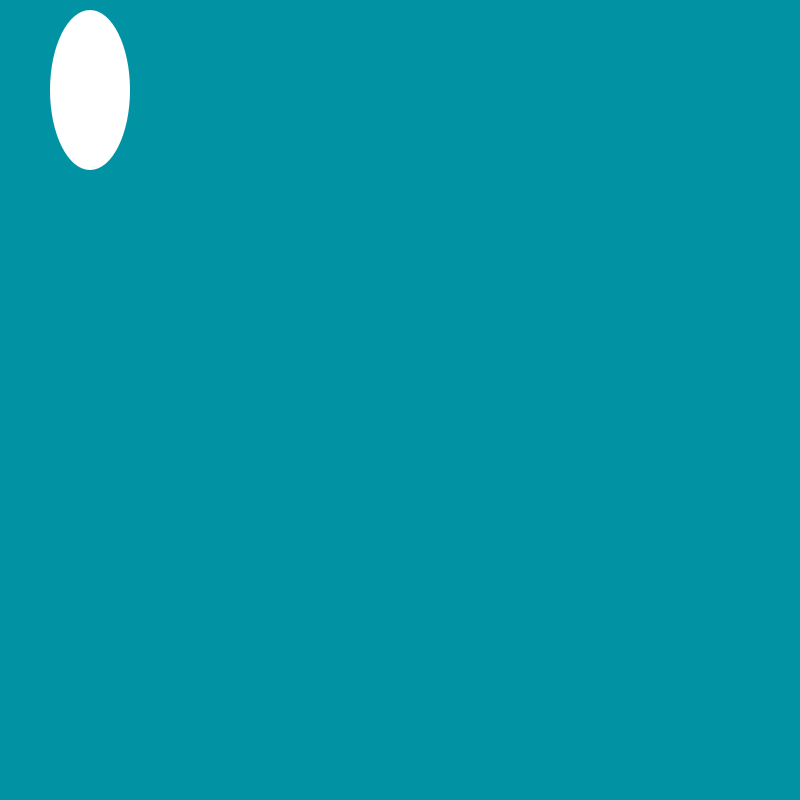
Frame 1 (no input)
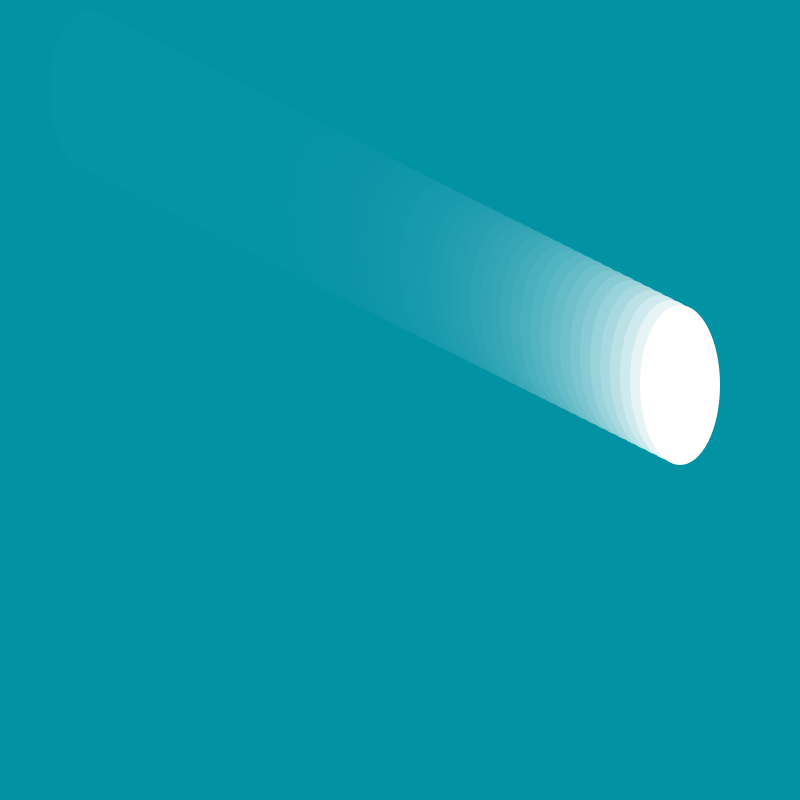
Frame 60 (the mouse pressed at the canvas centre just before this capture)
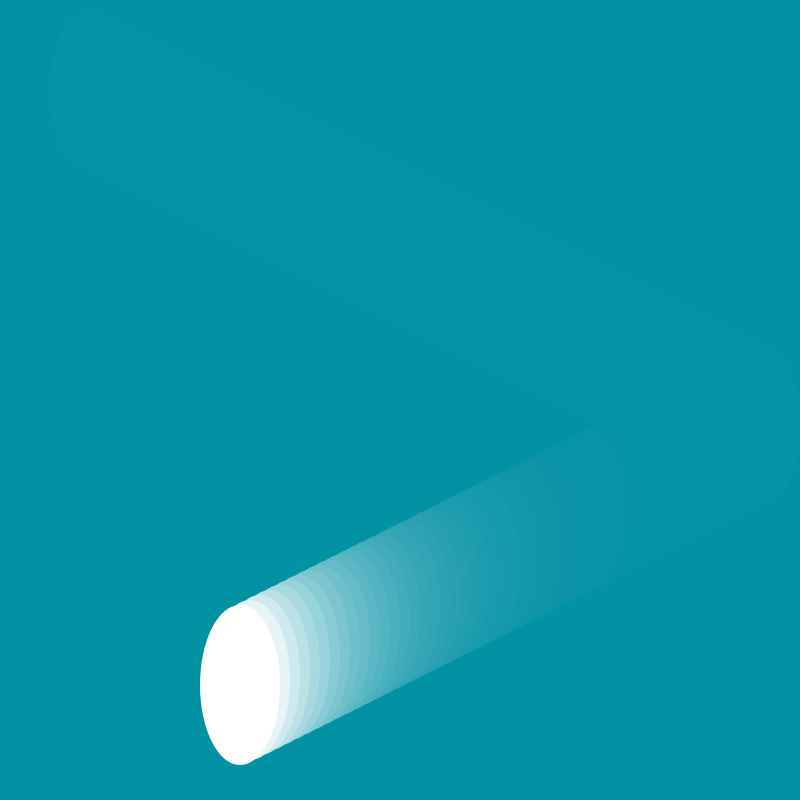
Frame 120 (the mouse held since frame 60 and released just before this capture)

The Processing sketch that drew these frames (run headless with seeded random() and noise(); from frame 60 on, the mouse is pressed at the canvas centre):

// Processing sketch: alpha_play
// ── alpha_play.pde
float alpha;
Ball ball;

void setup()
{
  size(800, 800);
  colorMode(HSB, 360, 100, 100, 100);
  noStroke();
  
  // background so alpha workaround doesn't fade in
  fill(186, 99, 64);
  rect(0, 0, width, height);
  
  alpha = 10;
  
  ball = new Ball(90, 90, 80, 160, 10, 5);
}

void draw()
{  
  // Workaround for alpha channel not working with background
  fill(186, 99, 64, alpha);
  rect(0, 0, width, height);

  ball.display();
  ball.move();
}

// ── ball_class.pde
class Ball
{
  // x & y coordinates
  int x;
  int y;
  // x & y diameters
  int x_d;
  int y_d;
  // x & y velocities
  int x_v;
  int y_v;
  
  Ball(int par_x, int par_y, int par_x_d, int par_y_d, int par_x_v, int par_y_v)
  {
    x = par_x;
    y = par_y;
    x_d = par_x_d;
    y_d = par_y_d;
    x_v = par_x_v;
    y_v = par_y_v;
  }
  
  Ball()
  {
    x = 0;
    y = 0;
    x_d = 10;
    y_d = 10;
    x_v = 1;
    y_v = 1;
  }
  
  void display()
  {
    fill(360);
    ellipse(x, y, x_d, y_d);
  }
  
  void move()
  {
    // if ball gonna hit the sides, reverse direction
    if (dist(x, y, width, y) <= x_d/2 || dist(x, y, 0, y) <= x_d/2)
      x_v *= -1;
    // if ball gonna hit the top/bottom, reverse direction
    if (dist(x, y, x, 0) <= y_d/2 || dist(x, y, x, height) <= y_d/2)
      y_v *= -1;
    x += x_v;
    y += y_v;
  }
}
